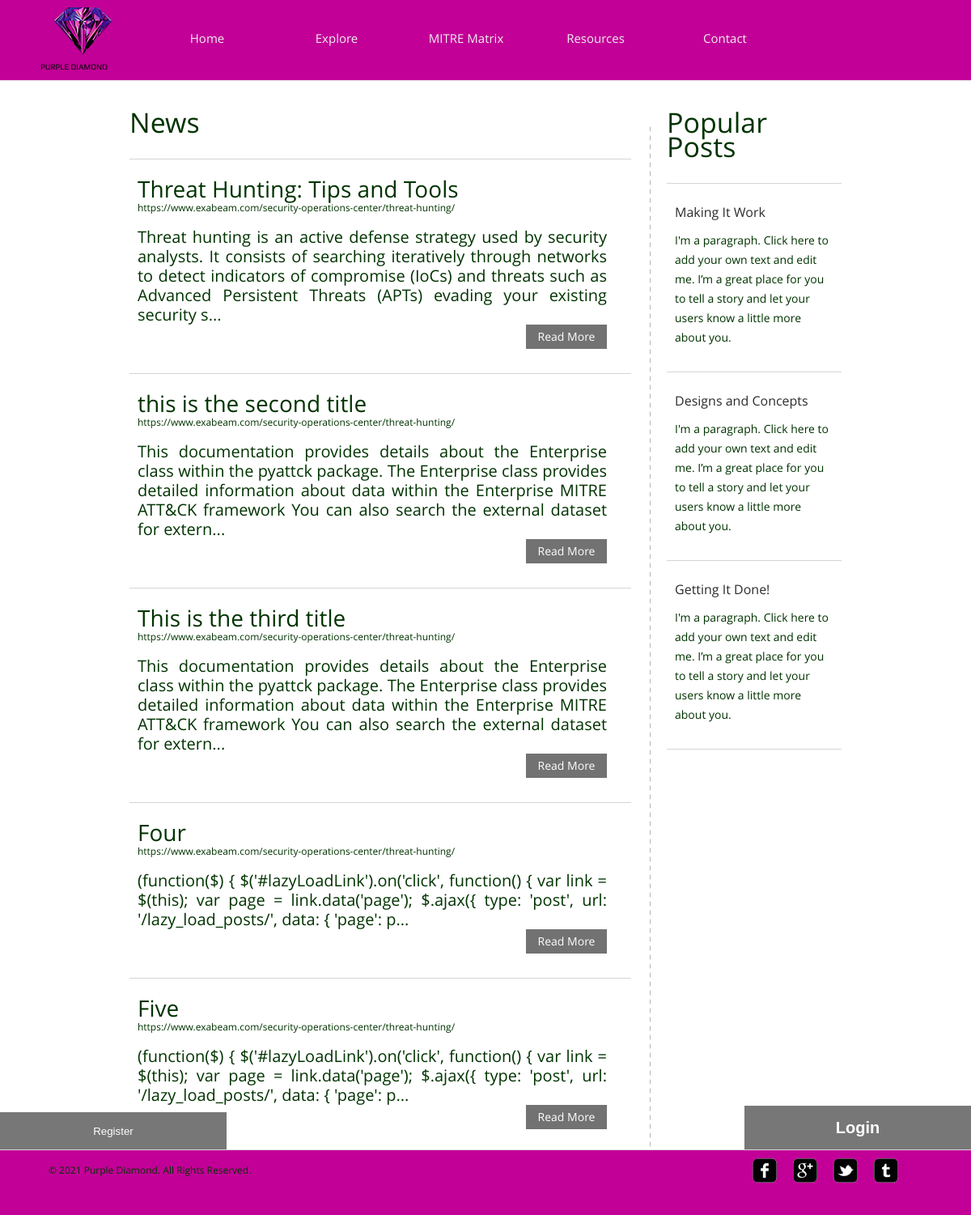
/temp/news, run on the app's committed database.
### temp/models.py (models this page shows, shortened)
class blog(models.Model):
    topic = models.CharField(max_length=1024)
    content = models.TextField()
    reference = models.CharField(max_length=128)
    img = models.ImageField()
    month = models.IntegerField()
    year = models.IntegerField()
    totalread = models.IntegerField()

### temp/views.py (the view)
# urls.py: path("news", views.news, name="news"),
def news(request):
    flag = False
    if not request.user.is_authenticated:
        flag = True
    page = 1
    page = request.GET.get('page')
    allposts = blog.objects.all()
    results_per_page = 5
    paginator = Paginator(allposts, results_per_page)
    try:
        posts = paginator.page(page)
    except PageNotAnInteger:
        posts = paginator.page(1)
    except EmptyPage:
        posts = paginator.page(paginator.num_pages)
    return render(request, 'temp/news.html', {
        'posts': posts,
        'flag': flag,
        'page': page
    })

### temp/templates/temp/news.html (shortened to what this page needs)
{% extends "temp/layout.html" %}
{% load static %}
{% block body %}
	<div id="contents">
		<div class="main">
			<h1>News</h1>
			<ul class="news">
				{% for post in posts %}
				<li>
					<h2>{{ post.topic}}<span>{{ post.reference }}</span></h2>
					<p>
						{{ post.content | slice:":255"}}... <span><a href="{% url 'temp:post_detail' post.pk%}" class="more">Read More</a></span>
					</p>
				</li>
				{% endfor %}
			</ul>
			<div class="pagination">
				<span class="step-links">
					{% if posts.has_previous == False %}
						<a>&laquo; first</a>
						<a>previous</a>
					{% endif %}
					<span class="current">
						<a>Page {{ posts.number }} of {{ posts.paginator.num_pages }}.</a>
					</span>
					{% if posts.has_next %}
						<a href="?page={{ posts.next_page_number }}">next</a>
						<a href="?page={{ posts.paginator.num_pages }}">last &raquo;</a>
					{% endif %}
				</span>
			</div>
		</div>
		<div class="sidebar">
			<h1>Popular Posts</h1>
			<ul class="posts">
				<li>
					<h4 class="title"><a href="{% url 'temp:post' %}">Making It Work</a></h4>
					<p>
						I'm a paragraph. Click here to add your own text and edit me. I’m a great place for you to tell a story and let your users know a little more about you.
					</p>
				</li>
				<li>
					<h4 class="title"><a href="{% url 'temp:post' %}">Designs and Concepts</a></h4>
					<p>
						I'm a paragraph. Click here to add your own text and edit me. I’m a great place for you to tell a story and let your users know a little more about you.
					</p>
				</li>
				<li>
					<h4 class="title"><a href="{% url 'temp:post' %}">Getting It Done!</a></h4>
					<p>
						I'm a paragraph. Click here to add your own text and edit me. I’m a great place for you to tell a story and let your users know a little more about you.
					</p>
				</li>
			</ul>
		</div>
	</div>
{% endblock %}

### temp/static/temp/style.css (style rules this page uses)
body { background: url("images/backdoubleside.png") no-repeat center center fixed; -webkit-background-size: cover; -moz-background-size: cover; -o-background-size: cover; background-size: cover; border-radius: 50%; font-family: 'OpenSans'; margin: 0; }
.clearfix:after, #contents:after { clear:both; content:""; display:block; height:1%; line-height:0; visibility:hidden; }
#contents { min-height: 510px; width: 880px; margin: 0 auto; padding: 54px 40px; }
h1 { color: #003300; font-size: 34px; font-weight: normal; line-height: 30px; margin: 0 0 30px; }
h2 { color: #003300; font-size: 28px; font-weight: normal; line-height: 24px; margin: 0 0 12px; }
p { color: #003300; font-size: 20px; line-height: 24px; margin: 0 0 30px; }
p a { color: #003300; }
.more { background-color: #727272; color: #fff; display: inline-block; font-size: 14px; line-height: 30px; width: 100px; text-align: center; text-decoration: none; }
.main { float: left; background: url("images/divider.png") repeat-y right top; min-height: 100px; width: 620px; padding-right: 24px; }
.main h1, .sidebar h1 { margin: 0 0 12px; position: relative; top: -18px; }
.main h2 span { display: block; font-size: 12px; }
.sidebar { float: left; min-height: 848px; width: 216px; margin-left: 20px; }
.sidebar ul, .news { list-style: none; margin: 0; padding: 0; }
.news li { border-top: 1px solid #d5d5d5; padding: 24px 30px 0 10px; position: relative; text-align: justify; text-justify: inter-word; }
.news li > p span, .post > span { display: block; text-align: right; }
.posts { border-top: 1px solid #d5d5d5; }
.posts li { border-bottom: 1px solid #d5d5d5; padding: 24px 10px 0; }
.posts li p { font-size: 14px; }
.posts li .title { font-size: 16px; font-weight: normal; margin: 0 0 12px; }
.posts li .title a { color: #2c2c2c; font-size: 16px; text-decoration: none; }

### data on the page
blog: topic "Threat Hunting: Tips and Tools", reference "https://www.exabeam.com/security-operations-center/threat-hunting/", content "Threat hunting is an active defense strategy used by security analysts. It consists of searching iteratively through networks to detect indicators of compromise (IoCs) and threats such as Advanced Persistent Threats (APTs) evading your existing security s"
blog: topic "this is the second title", reference "https://www.exabeam.com/security-operations-center/threat-hunting/", content "This documentation provides details about the Enterprise class within the pyattck package. The Enterprise class provides detailed information about data within the Enterprise MITRE ATT&CK framework You can also search the external dataset for extern"
blog: topic "This is the third title", reference "https://www.exabeam.com/security-operations-center/threat-hunting/", content "This documentation provides details about the Enterprise class within the pyattck package. The Enterprise class provides detailed information about data within the Enterprise MITRE ATT&CK framework You can also search the external dataset for extern"
blog: topic "Four", reference "https://www.exabeam.com/security-operations-center/threat-hunting/", content "(function($) { $('#lazyLoadLink').on('click', function() { var link = $(this); var page = link.data('page'); $.ajax({ type: 'post', url: '/lazy_load_posts/', data: { 'page': p"
blog: topic "Five", reference "https://www.exabeam.com/security-operations-center/threat-hunting/", content "(function($) { $('#lazyLoadLink').on('click', function() { var link = $(this); var page = link.data('page'); $.ajax({ type: 'post', url: '/lazy_load_posts/', data: { 'page': p"
